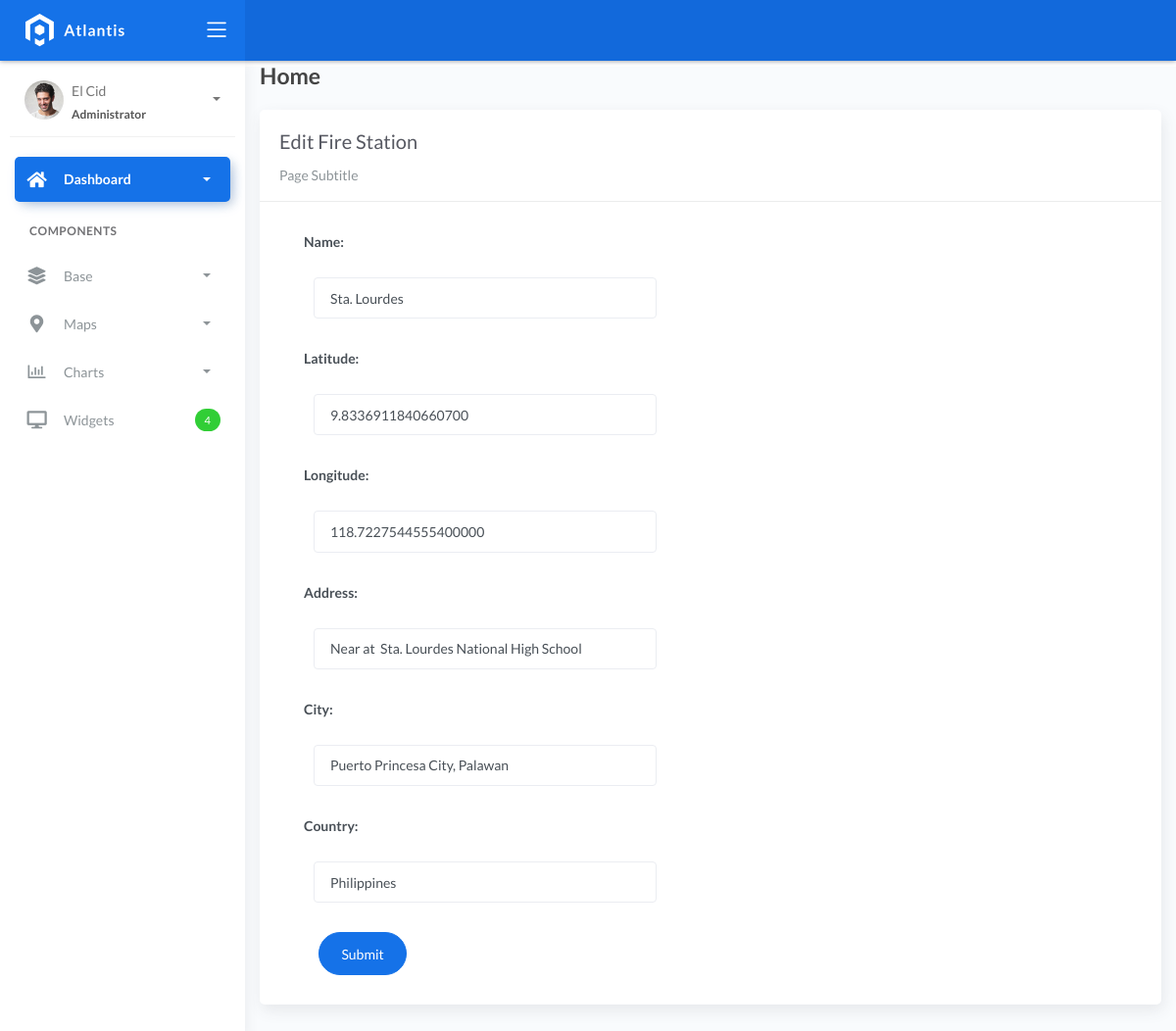
The page /fireStation_list/1 on the database as committed earlier.
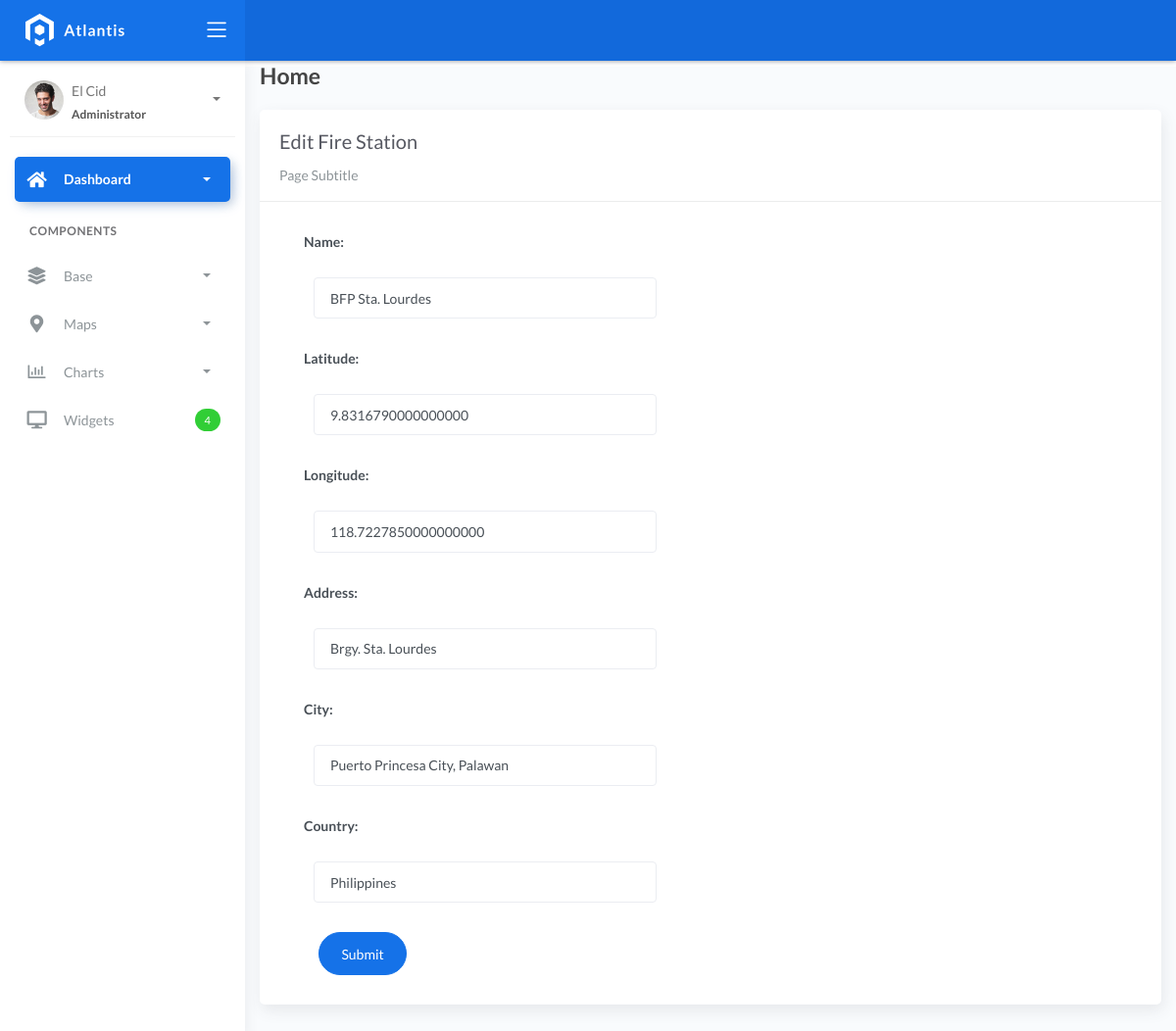
The same page on the database as committed later.
### fire/models.py (models this page shows, shortened)
class BaseModel(models.Model):
    created_at = models.DateTimeField(auto_now_add=True, db_index=True)
    updated_at = models.DateTimeField(auto_now=True)
    class Meta:
        abstract = True

class FireStation(BaseModel):
    name = models.CharField(max_length=150)
    latitude = models.DecimalField(max_digits=22, decimal_places=16, null=True, blank=True)
    longitude = models.DecimalField(max_digits=22, decimal_places=16, null=True, blank=True)
    address = models.CharField(max_length=150)
    city = models.CharField(max_length=150)  # can be in separate table
    country = models.CharField(max_length=150)  # can be in separate table

### fire/views.py (the view, shortened to what this page needs)
# urls.py: path('fireStation_list/<pk>', FireStationUpdateView.as_view(), name='fireStation-update'),
class FireStationUpdateView(UpdateView):
    model = FireStation
    fields = "__all__"
    context_object_name = "fireStation"
    template_name = 'firestation_edit.html'
    success_url = reverse_lazy('fireStation-list')

### templates/firestation_edit.html
{% extends 'base.html' %} {% load static %} {% block content %}
<div class="content">
    <div class="container-fluid">
        <h4 class="page-title">Home</h4>
        <div class="row">
            <div class="col-md-12">
                <div class="card">
                    <div class="card-header">
                        <div class="card-title">Edit Fire Station</div>
                        <div class="card-category">Page Subtitle</div>
                    </div>
                    <div class="col-md-6">
                        <div class="card-body">
                            <form class="" action="" method="post" novalidate>
                                {% csrf_token %} {% include 'includes/form.html' %}
                                <div class="form-group">
                                    <div class="col-md-12 col-sm-3">
                                        <button type="submit" class="btn btn-primary btn-rounded">Submit</button>
                                    </div>
                                </div>
                            </form>
                        </div>
                    </div>
                </div>
            </div>
        </div>
    </div>
</div>
{% endblock %}

### templates/includes/form.html (shortened to what this page needs)
{% load widget_tweaks %}
{% for field in form %}
<div class="field item form-group">
    <label>{{ field.label_tag }}</label>
  <div class="form-group">
    {% render_field field class="form-control" %}
  </div>
</div>
{% endfor %}

Rows that differ between the two databases and show on the page:
changed FireStation "Puerto Princesa City, Palawan": name "Sta. Lourdes" → "BFP Sta. Lourdes"; latitude "9.8336911840660700" → "9.8316790000000000"; longitude "118.7227544555400000" → "118.7227850000000000"; address "Near at Sta. Lourdes National High School" → "Brgy. Sta. Lourdes"
